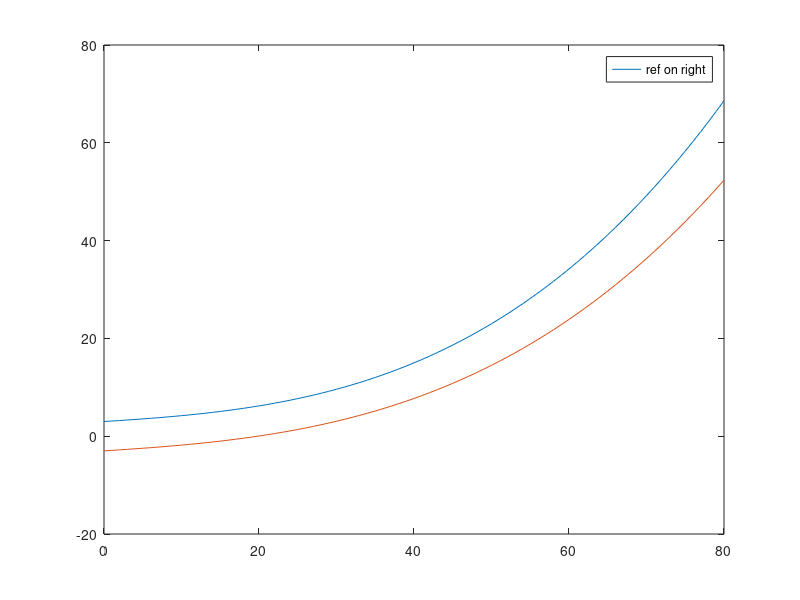

Here is the MATLAB script that generated this plot: (Note: this script raises an error after producing the figure.)
%% this section is a unit test for reference line generator, where we compare two
% functions between generator working in frenet coordinate and in Cartisian
% coordinate.
clc
clear all
close all
reference = [[],[]];
LEN = 80;
for i = 1:10
    reference = [reference;[i+1,i*1.2]]
end
    
    line_a = [[],[]];
    line_b = [[],[]];
    
a0 = 3; a1 = 0.1; a2 = 0.001; a3 = 0.0001;
b0 = -3; b1 = 0.1; b2 = 0.001; b3 = 0.00008;
for i = 0:LEN
    y = a0 +a1 * i + a2 *i^2 + a3 *i^3;
    line_a = [line_a; [i,y]];
end

for i = 0:LEN
    y = b0 + b1 * i + b2 * i^2 + b3 * i^3;
    line_b = [line_b; [i,y]];
end

plot(line_a(:,1), line_a(:,2))
legend('ref on left');
hold on
plot(line_b(:,1), line_b(:,2))
legend('ref on right');
hold on

LEN = 80;
reference_1 = reference_line_generator(a0,a1,a2,a3, b0,b1,b2,b3, LEN);
reference_2 = reference_line_generator_frenet(a0,a1,a2,a3, b0,b1,b2,b3, LEN);
plot(reference_1(:,1),reference_1(:,2),'--b')
legend('ref in Cartisian');
plot(reference_2(:,1),reference_2(:,2),'^r')
legend('ref in Frenet');
hold on

S = 0;
D0 = 0;
Ti = LEN;
Di = 6;
ref_bezier = [[],[]];
index =1;
while S < Ti
    p = Bezierfrenet_5(D0, Ti, Di,S);
    ref_bezier =[ref_bezier; p];
    S = S + sqrt((reference_1(index+1,1)-reference_1(index,1))^2 + ...
        (reference_1(index+1,2)-reference_1(index,2))^2);
    index = index + 1;
end

trajs_new = reference_generation(reference_1, ref_bezier);
plot(trajs_new(:,1),trajs_new(:,2),'--r');

figure
plot(ref_bezier(:,1),ref_bezier(:,2))

function [reference] = reference_line_generator(a0,a1,a2,a3, b0,b1,b2,b3, LEN)
%% in this function, we use the left and right lane polynomials to generate
% a reference center line
% input: left lane polynomials, right lane polynomials, LEN(length of reference)
% output: reference center line polynomials
reference = [[],[]];

for i = 0:0.2:LEN
    y = 0.5 * ( (a0 + a1 * i + a2 * i^2 + a3 * i^3) + (b0 + b1 * i + b2 * i^2 + b3 * i^3));
    reference =  [reference; [i,y]];
end
end

function y = f_a(a0, a1, a2, a3, x)
    y = a0 + a1 * x + a2 * x^2 + a3 * x^3;
end

function y = f_b(b0, b1, b2, b3, x)
    y = b0 + b1 * x + b2 * x^2 + b3 * x^3;
end

function [reference] = reference_line_generator_frenet(a0,a1,a2,a3, b0,b1,b2,b3, LEN)
S = 0;
s_a = 0;
s_b = 0;
x_a = 0;
x_b = 0;
reference = [x_a, x_b];
delta_x = 0.1;
RESOLUTION = 1;
y_a_pre = f_a(a0,a1,a2,a3, x_a);
y_b_pre = f_b(b0,b1,b2,b3, x_b);
reference = [x_a, 0.5*(y_a_pre + y_b_pre)];
while S < LEN

    s_a = 0;
    s_b = 0;
    while s_a < RESOLUTION
        x_a = x_a + delta_x;
        y_a = f_a(a0,a1,a2,a3, x_a);
        s_a = s_a + sqrt( delta_x^2 + (y_a - y_a_pre)^2);
        y_a_pre = y_a;
      
       
    end
    
    while s_b < RESOLUTION 
        x_b = x_b + delta_x;
        y_b = f_b(b0,b1,b2,b3, x_b);
        s_b = s_b + sqrt( delta_x^2 + (y_b - y_b_pre)^2);
        y_b_pre = y_b;
        
    end
    S = S + RESOLUTION;
    reference = [reference; [0.5*(x_a + x_b), 0.5*(y_a + y_b) ]];
end
end

function [p] = Bezierfrenet_5(D0, Ti, Di,t)
 
    p0 = [ 0, D0];
    p1 = [0.25 * Ti, D0];
    p2= [0.5 *Ti, D0];
    p3 =[ 0.5 * Ti, Di];
    p4 =[ 0.75 * Ti, Di];
    p5 = [Ti, Di];
  %generate a fifth order bezier curve

    p= (1-(t)/Ti)^5*p0 + 5*(1-(t)/Ti)^4*((t)/Ti)*p1 + 10*(1-(t)/Ti)^3*((t)/Ti)^2*p2 +...
     10*(1-(t)/Ti)^2*((t)/Ti)^3*p3 +5*(1-(t)/Ti)*((t)/Ti)^4*p4 + ((t)/Ti)^5*p5;

end
 
function [trajs_new] = reference_generation(trajs_local, p_store)
    % here the trajs_local is a vector<vector<double>>,with its dimension
    %n by 2, the p_store store the information of Bezier curve generaion
    %function creates, which are longitudinal s and lateral offset.
    trajs_new = [[ ],[ ]];
    for i = 1: min(length(p_store), length(trajs_local))
%         if (i + current_index) > length(waypoint)
%             break;
%         end
        d = p_store(i,2);
        if trajs_local(i,1) == 0
            theta = 0;
        else
            theta = atan(trajs_local(i,2) / trajs_local(i,1));
        end
        
        if (theta>-pi/2 && theta <=0)
            x = trajs_local(i,1) + d * sin(theta);
            y = trajs_local(i,2) + d * cos(theta);
            trajs_new = [trajs_new ; [x,y]];
        elseif (theta>0 && theta < pi/2)
            x = trajs_local(i,1) - d * sin(theta);
            y = trajs_local(i,2) + d * cos(theta);
            trajs_new = [trajs_new ; [x,y]];    
        else
           fprintf("it seems that the reference line is unacceptable!");
        end
    end
end
